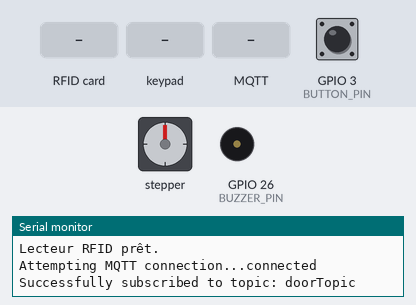
Simulated run of this sketch. Board: ESP32. On the bench: stepper motor, buzzer (waves = sounding, pin HIGH), the last lines printed to the serial monitor. The test bench sets the inputs (shaded band); at power-on: GPIO 3 (BUTTON_PIN) HIGH. WiFi joins after 1.5 s; servers stay silent unless stated; uploads are accepted with an empty reply; no MQTT or app messages arrive unless stated; stepper angles assume 512 steps per turn.

Above: at 3.2 s.
3.3 s: GPIO 3 (BUTTON_PIN) pulled LOW for 0.15 s
At 3.7 s:
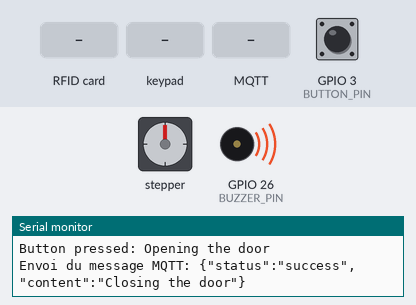
At 4.38 s:
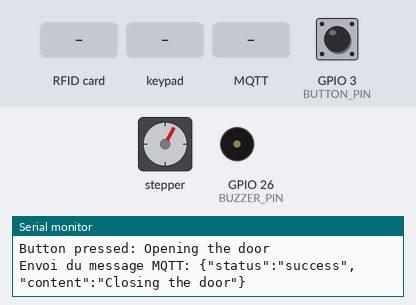
9.3 s: RFID card 5E 7A 19 C4 held to the reader
12.3 s: key '1' pressed
18.3 s: keypad keys 5 4 1 7 1 5 A pressed 0.4 s apart
At 23.22 s:
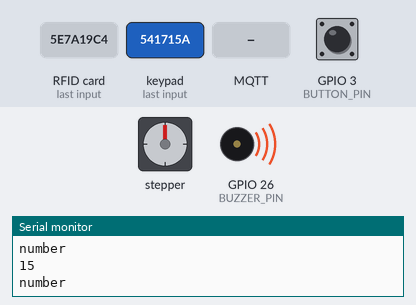
24.1 s: MQTT message "rfid_login" arrives on the first subscribed topic
Timing chart, 0 to 28.1 s (numbered marks = the images above; inputs shaded):
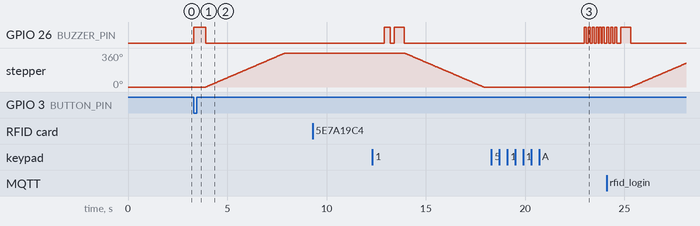

The sketch:

intelliSecure.ino
```cpp
#include <SPI.h>
#include <MFRC522.h>
#include <WiFi.h>
#include <HTTPClient.h>
#include <Stepper.h>
#include <Keypad.h>
#include <PubSubClient.h>  // Include the MQTT library

#define ROW_NUM     4 // four rows
#define COLUMN_NUM  4 // four columns

#define RST_PIN 22   // Pin RST pour RC522
#define SDA_PIN 21   // Pin SDA pour RC522

// ULN2003 Motor Driver Pins
#define IN1 32
#define IN2 33
#define IN3 25
#define IN4 16

#define BUZZER_PIN 26 // Pin pour buzzer

#define BUTTON_PIN 3
bool buttonPressed = false; // Variable to track button state

MFRC522 mfrc522(SDA_PIN, RST_PIN);  // Créer une instance de MFRC522

bool doorOpen = true;
const int stepsPerRevolution = 512;

Stepper myStepper(stepsPerRevolution, IN1, IN3, IN2, IN4); // initialize the stepper library

// WiFi configuration
const char ssid[] = "lucas";
const char password[] = "draisine";

// MQTT configuration
const char* mqtt_server = "mosquitto.intelli-secure.tom-fourcaudot.com";  // Replace with your MQTT broker address
const int mqtt_port = 1883; // Standard MQTT port
const char* mqtt_user = "admin";  // Your MQTT username
const char* mqtt_pass = "";  // Your MQTT password
const char* mqtt_client_id = "esp32_client";   // Unique client ID for the MQTT connection
const char* topic = "statusTopic";
bool mqttConnected = false;

WiFiClient espClient;
PubSubClient client(espClient);  // Create an MQTT client

char keys[ROW_NUM][COLUMN_NUM] = {
  {'1', '2', '3', 'A'},
  {'4', '5', '6', 'B'},
  {'7', '8', '9', 'C'},
  {'*', '0', '#', 'D'}
};

char numbers[10] = {'1','2','3','4','5','6','7','8','9','0'};
char functions[2] = {'A','B'};
String pin = "";

byte pin_rows[ROW_NUM] = {5, 4, 17, 15};
byte pin_column[COLUMN_NUM] = {13, 12, 14, 27};

Keypad keypad = Keypad( makeKeymap(keys), pin_rows, pin_column, ROW_NUM, COLUMN_NUM );

// Server configuration
const String authApiUrl = "https://api.intelli-secure.tom-fourcaudot.com/api/auth/";

void setup() {
  // set the speed at 15 rpm
  myStepper.setSpeed(15);

  Serial.begin(115200);   // Initialiser la communication série

  // WiFi setup
  Serial.print("Connecting to WiFi...");
  WiFi.begin(ssid, password);
  while (WiFi.status() != WL_CONNECTED) {
    delay(1000);
    Serial.print(".");
  }
  Serial.println("\nConnected to WiFi");
  Serial.println(WiFi.localIP());

  // Set up MQTT
  client.setServer(mqtt_server, mqtt_port);
  client.setCallback(mqttCallback);

  SPI.begin();            // Initialiser le bus SPI
  mfrc522.PCD_Init();     // Initialiser le module RC522
  Serial.println("Lecteur RFID prêt.");

  pinMode(BUZZER_PIN, OUTPUT);
  pinMode(BUTTON_PIN, INPUT_PULLUP);
}

void loop() {
  handlePin();
  handleRFID();
  handleButton();

  if (!client.connected()) {
    reconnectMQTT();
  }
  client.loop();  // Process incoming messages and handle connection
}

void handleButton(){
  // --- Handle Button Press ---
  if (digitalRead(BUTTON_PIN) == LOW && !buttonPressed) {
    buttonPressed = true; // Mark button as pressed
    Serial.println("Button pressed: Opening the door");
    triggerAlert(100, 0, 1);
    if (doorOpen) {
      publishStatus("success", "Closing the door");
    }else{
      publishStatus("success", "Opening the door");
    }
    triggerAlert(500, 0, 1);
    door();
    delay(5000); // Delay for the door to open
    publishStatus("nothing", "Waiting...");
  }

  // Reset button state when released
  if (digitalRead(BUTTON_PIN) == HIGH && buttonPressed) {
    buttonPressed = false;
  }
}

// --- Handle Pin ---
void handlePin() {
  char key = keypad.getKey();

  if (key) {
    if (key >= '0' && key <= '9') {
      Serial.println("number");
      if (pin.length() >= 4) {
        pin = "";
        triggerAlert(100, 50, 3);
      } else {
        triggerAlert(100, 0, 1);
        pin += String(key);
      }
      Serial.println(pin);
    }
    else if (key == 'A' || key == 'B') {
      if (key == 'A') {
        triggerAlert(100, 0, 1);
        send("pin_login", pin);
        pin="";
      } else if(pin.length()>0) {
        triggerAlert(100, 50, 2);
        pin = "";
      }
    }
  }
}

// --- Handle RFID ---
void handleRFID() {
  if (!mfrc522.PICC_IsNewCardPresent() || !mfrc522.PICC_ReadCardSerial()) {
    return;
  }

 // Get RFID UID
  String uid = "";
  for (byte i = 0; i < mfrc522.uid.size; i++) {
    if (mfrc522.uid.uidByte[i] < 0x10) uid += "0";
    uid += String(mfrc522.uid.uidByte[i], HEX);
  }

  uid.toUpperCase();

  Serial.println(uid);

  triggerAlert(200, 0, 1);

  send("rfid_login", uid);

  mfrc522.PICC_HaltA();
}

int send(String endURL, String value) {
  int httpResponseCode = -1;
  if (WiFi.status() == WL_CONNECTED) {
    HTTPClient http;
    String type = "";
    if(endURL == "rfid_login") {
      type = "uid";
    } else if(endURL == "pin_login") {
      type = "pincode";
    }
    http.begin(authApiUrl + endURL);
    http.addHeader("Content-Type", "application/json");
    String httpRequestData = "{\"" + type + "\":\"" + value + "\"}";
    Serial.println(httpRequestData);
    httpResponseCode = http.POST(httpRequestData);

    if (httpResponseCode > 0) {
      String response = http.getString();
      Serial.println(httpResponseCode);
      Serial.println(response);

      if (httpResponseCode == 404) {
        publishStatus("error", "Not authorized");
        triggerAlert(100, 50, 3);
        delay(5000);
        publishStatus("nothing", "Waiting...");
      } else if (httpResponseCode == 201) {
        publishStatus("success", "Successfully update rfid");
        triggerAlert(500, 0, 1);
        delay(5000);
        publishStatus("nothing", "Waiting...");
      } else {
        if(doorOpen){
          publishStatus("success", "Closing the door");
        }else{
          publishStatus("success", "Opening the door");
        }
        triggerAlert(500, 0, 1);
        door();
        delay(5000);
        publishStatus("nothing", "Waiting...");
      }
    } else {
      Serial.print("Error in POST request: ");
      Serial.println(httpResponseCode);
    }
    http.end();
  } else {
    Serial.println("WiFi disconnected");
  }

  return httpResponseCode;
}

void door() {
  if (!doorOpen) {
    myStepper.step(-stepsPerRevolution); // Ouvrir
  } else {
    myStepper.step(stepsPerRevolution); // Fermer
  }
  doorOpen = !doorOpen; // Basculer l'état
}

void triggerAlert(int _delay, int _delay2, int loop) {
  for(int i = 0; i < loop; i++) {
    digitalWrite(BUZZER_PIN, HIGH);
    delay(_delay);
    digitalWrite(BUZZER_PIN, LOW);
    delay(_delay2);
  }
}

void publishStatus(String status, String content) {
  if (mqttConnected) {  // Vérifie si le client MQTT est connecté
    String payload = "{\"status\":\"" + status + "\", \"content\":\"" + content + "\"}";
    Serial.println("Envoi du message MQTT: " + payload);
    client.publish(topic, payload.c_str());
  } else {
    // Si le client MQTT n'est pas connecté, afficher un log d'erreur
    Serial.println("Erreur : Le client MQTT n'est pas connecté.");
  }
}

// --- MQTT Reconnect Function ---
void reconnectMQTT() {
  while (!client.connected()) {
    Serial.print("Attempting MQTT connection...");
    if (client.connect(mqtt_client_id, mqtt_user, mqtt_pass)) {
      Serial.println("connected");
      mqttConnected = true;
       // Subscribe to a topic after successful connection
      if (client.subscribe("doorTopic")) {
        Serial.println("Successfully subscribed to topic: doorTopic");
      } else {
        Serial.println("Failed to subscribe to topic.");
      }
    } else {
      Serial.print("failed, rc=");
      Serial.print(client.state());
      delay(5000);  // Wait 5 seconds before retrying
    }
  }
}

void mqttCallback(char* topic, byte* payload, unsigned int length) {
  String message = "";
  for (int i = 0; i < length; i++) {
    message += (char)payload[i];
  }

  Serial.print("Message received on topic: ");
  Serial.println(topic);
  Serial.print("Message: ");
  Serial.println(message);

  // Vérifier si l'action est "openDoor"
  if (message == "openDoor" && !doorOpen) {
    publishStatus("success", "Opening the door");
    triggerAlert(500, 0, 1);
    door();
    delay(5000);
    publishStatus("nothing", "Waiting...");
  }
}
```

Measured:
- after the input at 3.3 s, GPIO 26 (BUZZER_PIN): LOW → HIGH at once, → LOW 0.60 s later; stepper: turns 360° clockwise in 4.0 s, starting after 0.61 s
- after the input at 9.3 s, every drawn part: stays the same
- after the input at 18.3 s, GPIO 26 (BUZZER_PIN): alternates HIGH for 0.10 s and LOW for 0.10 s, starting after 4.7 s
